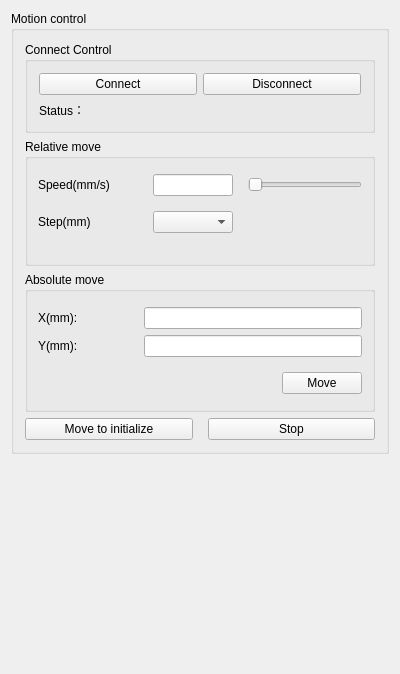
<?xml version="1.0" encoding="UTF-8"?>
<ui version="4.0">
 <class>DeviceControlWidgetClass2D</class>
 <widget class="QWidget" name="DeviceControlWidgetClass2D">
  <property name="geometry">
   <rect>
    <x>0</x>
    <y>0</y>
    <width>400</width>
    <height>674</height>
   </rect>
  </property>
  <property name="windowTitle">
   <string>DeviceControlWidget</string>
  </property>
  <layout class="QVBoxLayout" name="verticalLayout_3">
   <item>
    <widget class="QGroupBox" name="groupBox">
     <property name="minimumSize">
      <size>
       <width>0</width>
       <height>200</height>
      </size>
     </property>
     <property name="title">
      <string>Motion control</string>
     </property>
     <layout class="QVBoxLayout" name="verticalLayout_2">
      <item>
       <widget class="QGroupBox" name="groupBox_4">
        <property name="title">
         <string>Connect Control</string>
        </property>
        <layout class="QVBoxLayout" name="verticalLayout_4">
         <item>
          <layout class="QHBoxLayout" name="horizontalLayout_9">
           <item>
            <widget class="QPushButton" name="btn_connect">
             <property name="text">
              <string>Connect</string>
             </property>
            </widget>
           </item>
           <item>
            <widget class="QPushButton" name="btn_disconnect">
             <property name="text">
              <string>Disconnect</string>
             </property>
            </widget>
           </item>
          </layout>
         </item>
         <item>
          <layout class="QHBoxLayout" name="horizontalLayout_8" stretch="0,3">
           <item>
            <widget class="QLabel" name="label">
             <property name="text">
              <string>Status：</string>
             </property>
            </widget>
           </item>
           <item>
            <widget class="QLabel" name="label_status">
             <property name="font">
              <font>
               <weight>75</weight>
               <bold>true</bold>
              </font>
             </property>
             <property name="text">
              <string/>
             </property>
            </widget>
           </item>
          </layout>
         </item>
        </layout>
       </widget>
      </item>
      <item>
       <widget class="QGroupBox" name="groupBox_2">
        <property name="minimumSize">
         <size>
          <width>0</width>
          <height>0</height>
         </size>
        </property>
        <property name="title">
         <string>Relative move</string>
        </property>
        <layout class="QVBoxLayout" name="verticalLayout_9">
         <property name="spacing">
          <number>15</number>
         </property>
         <property name="leftMargin">
          <number>10</number>
         </property>
         <property name="topMargin">
          <number>15</number>
         </property>
         <property name="rightMargin">
          <number>10</number>
         </property>
         <property name="bottomMargin">
          <number>15</number>
         </property>
         <item>
          <widget class="QWidget" name="widget_2" native="true">
           <property name="minimumSize">
            <size>
             <width>0</width>
             <height>0</height>
            </size>
           </property>
           <layout class="QHBoxLayout" name="horizontalLayout" stretch="0,1,3">
            <property name="spacing">
             <number>15</number>
            </property>
            <property name="leftMargin">
             <number>0</number>
            </property>
            <property name="topMargin">
             <number>0</number>
            </property>
            <property name="rightMargin">
             <number>0</number>
            </property>
            <property name="bottomMargin">
             <number>0</number>
            </property>
            <item>
             <widget class="QLabel" name="label_slow">
              <property name="minimumSize">
               <size>
                <width>100</width>
                <height>0</height>
               </size>
              </property>
              <property name="maximumSize">
               <size>
                <width>100</width>
                <height>16777215</height>
               </size>
              </property>
              <property name="sizeIncrement">
               <size>
                <width>0</width>
                <height>0</height>
               </size>
              </property>
              <property name="text">
               <string>Speed(mm/s)</string>
              </property>
              <property name="alignment">
               <set>Qt::AlignLeading|Qt::AlignLeft|Qt::AlignVCenter</set>
              </property>
             </widget>
            </item>
            <item>
             <widget class="QLineEdit" name="lineEdit_speed">
              <property name="minimumSize">
               <size>
                <width>80</width>
                <height>0</height>
               </size>
              </property>
              <property name="maximumSize">
               <size>
                <width>80</width>
                <height>16777215</height>
               </size>
              </property>
             </widget>
            </item>
            <item>
             <widget class="QSlider" name="hSlider_speed">
              <property name="orientation">
               <enum>Qt::Horizontal</enum>
              </property>
             </widget>
            </item>
           </layout>
          </widget>
         </item>
         <item>
          <widget class="QWidget" name="widget" native="true">
           <property name="minimumSize">
            <size>
             <width>0</width>
             <height>0</height>
            </size>
           </property>
           <layout class="QHBoxLayout" name="horizontalLayout_4">
            <property name="spacing">
             <number>15</number>
            </property>
            <property name="leftMargin">
             <number>0</number>
            </property>
            <property name="topMargin">
             <number>0</number>
            </property>
            <property name="rightMargin">
             <number>0</number>
            </property>
            <property name="bottomMargin">
             <number>0</number>
            </property>
            <item>
             <widget class="QLabel" name="label_step">
              <property name="minimumSize">
               <size>
                <width>100</width>
                <height>0</height>
               </size>
              </property>
              <property name="maximumSize">
               <size>
                <width>100</width>
                <height>16777215</height>
               </size>
              </property>
              <property name="text">
               <string>Step(mm)</string>
              </property>
              <property name="alignment">
               <set>Qt::AlignLeading|Qt::AlignLeft|Qt::AlignVCenter</set>
              </property>
             </widget>
            </item>
            <item>
             <widget class="QComboBox" name="comboBox_step">
              <property name="minimumSize">
               <size>
                <width>80</width>
                <height>0</height>
               </size>
              </property>
              <property name="maximumSize">
               <size>
                <width>80</width>
                <height>16777215</height>
               </size>
              </property>
             </widget>
            </item>
            <item>
             <spacer name="horizontalSpacer">
              <property name="orientation">
               <enum>Qt::Horizontal</enum>
              </property>
              <property name="sizeHint" stdset="0">
               <size>
                <width>115</width>
                <height>20</height>
               </size>
              </property>
             </spacer>
            </item>
           </layout>
          </widget>
         </item>
         <item>
          <widget class="QWidget" name="widget_3" native="true">
           <property name="minimumSize">
            <size>
             <width>0</width>
             <height>0</height>
            </size>
           </property>
           <property name="sizeIncrement">
            <size>
             <width>0</width>
             <height>0</height>
            </size>
           </property>
           <layout class="QHBoxLayout" name="horizontalLayout_5">
            <property name="spacing">
             <number>0</number>
            </property>
            <property name="leftMargin">
             <number>0</number>
            </property>
            <property name="topMargin">
             <number>0</number>
            </property>
            <property name="rightMargin">
             <number>0</number>
            </property>
            <property name="bottomMargin">
             <number>0</number>
            </property>
            <item>
             <widget class="MotionMoveWidget2D" name="widget_motion" native="true"/>
            </item>
           </layout>
          </widget>
         </item>
        </layout>
       </widget>
      </item>
      <item>
       <widget class="QGroupBox" name="groupBox_3">
        <property name="minimumSize">
         <size>
          <width>0</width>
          <height>0</height>
         </size>
        </property>
        <property name="title">
         <string>Absolute move</string>
        </property>
        <layout class="QHBoxLayout" name="horizontalLayout_2">
         <property name="spacing">
          <number>0</number>
         </property>
         <property name="leftMargin">
          <number>0</number>
         </property>
         <property name="topMargin">
          <number>0</number>
         </property>
         <property name="rightMargin">
          <number>0</number>
         </property>
         <property name="bottomMargin">
          <number>0</number>
         </property>
         <item>
          <widget class="QWidget" name="widget_4" native="true">
           <property name="minimumSize">
            <size>
             <width>0</width>
             <height>0</height>
            </size>
           </property>
           <layout class="QVBoxLayout" name="verticalLayout">
            <property name="spacing">
             <number>15</number>
            </property>
            <property name="leftMargin">
             <number>10</number>
            </property>
            <property name="topMargin">
             <number>15</number>
            </property>
            <property name="rightMargin">
             <number>10</number>
            </property>
            <property name="bottomMargin">
             <number>15</number>
            </property>
            <item>
             <layout class="QGridLayout" name="gridLayout_3">
              <item row="0" column="1">
               <widget class="QLineEdit" name="lineEdit_x">
                <property name="text">
                 <string/>
                </property>
               </widget>
              </item>
              <item row="1" column="0">
               <widget class="QLabel" name="label_5">
                <property name="minimumSize">
                 <size>
                  <width>100</width>
                  <height>0</height>
                 </size>
                </property>
                <property name="maximumSize">
                 <size>
                  <width>100</width>
                  <height>16777215</height>
                 </size>
                </property>
                <property name="text">
                 <string>Y(mm): </string>
                </property>
               </widget>
              </item>
              <item row="0" column="0">
               <widget class="QLabel" name="label_4">
                <property name="minimumSize">
                 <size>
                  <width>100</width>
                  <height>0</height>
                 </size>
                </property>
                <property name="maximumSize">
                 <size>
                  <width>100</width>
                  <height>16777215</height>
                 </size>
                </property>
                <property name="text">
                 <string>X(mm): </string>
                </property>
               </widget>
              </item>
              <item row="1" column="1">
               <widget class="QLineEdit" name="lineEdit_y">
                <property name="text">
                 <string/>
                </property>
               </widget>
              </item>
             </layout>
            </item>
            <item>
             <layout class="QHBoxLayout" name="horizontalLayout_3">
              <item>
               <spacer name="horizontalSpacer_2">
                <property name="orientation">
                 <enum>Qt::Horizontal</enum>
                </property>
                <property name="sizeHint" stdset="0">
                 <size>
                  <width>40</width>
                  <height>20</height>
                 </size>
                </property>
               </spacer>
              </item>
              <item>
               <widget class="QPushButton" name="btn_absMove">
                <property name="text">
                 <string>Move</string>
                </property>
               </widget>
              </item>
             </layout>
            </item>
           </layout>
          </widget>
         </item>
        </layout>
       </widget>
      </item>
      <item>
       <widget class="QWidget" name="widget_5" native="true">
        <property name="minimumSize">
         <size>
          <width>0</width>
          <height>0</height>
         </size>
        </property>
        <layout class="QHBoxLayout" name="horizontalLayout_6">
         <property name="spacing">
          <number>15</number>
         </property>
         <property name="leftMargin">
          <number>0</number>
         </property>
         <property name="topMargin">
          <number>0</number>
         </property>
         <property name="rightMargin">
          <number>0</number>
         </property>
         <property name="bottomMargin">
          <number>0</number>
         </property>
         <item>
          <widget class="QPushButton" name="btn_toSafe">
           <property name="text">
            <string>Move to initialize</string>
           </property>
          </widget>
         </item>
         <item>
          <widget class="QPushButton" name="btn_stop">
           <property name="text">
            <string>Stop</string>
           </property>
          </widget>
         </item>
        </layout>
       </widget>
      </item>
     </layout>
    </widget>
   </item>
   <item>
    <spacer name="verticalSpacer">
     <property name="orientation">
      <enum>Qt::Vertical</enum>
     </property>
     <property name="sizeType">
      <enum>QSizePolicy::Expanding</enum>
     </property>
     <property name="sizeHint" stdset="0">
      <size>
       <width>20</width>
       <height>40</height>
      </size>
     </property>
    </spacer>
   </item>
  </layout>
 </widget>
 <layoutdefault spacing="6" margin="11"/>
 <customwidgets>
  <customwidget>
   <class>MotionMoveWidget2D</class>
   <extends>QWidget</extends>
   <header>MoveWidget2D.h</header>
   <container>1</container>
  </customwidget>
 </customwidgets>
 <resources/>
 <connections/>
</ui>
